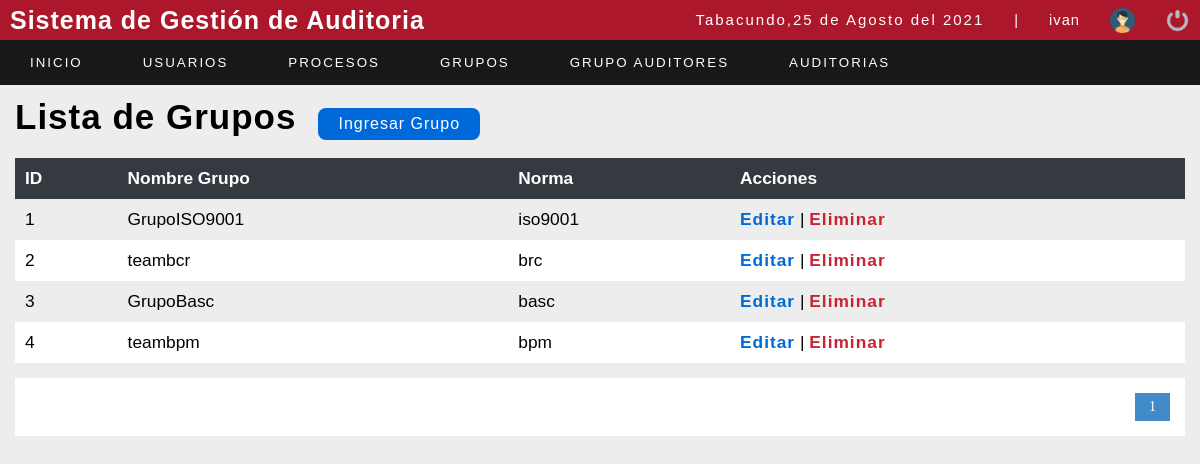
/sistema/lista_grupo_auditor.php (signed in), run on an earlier commit of the app's database.
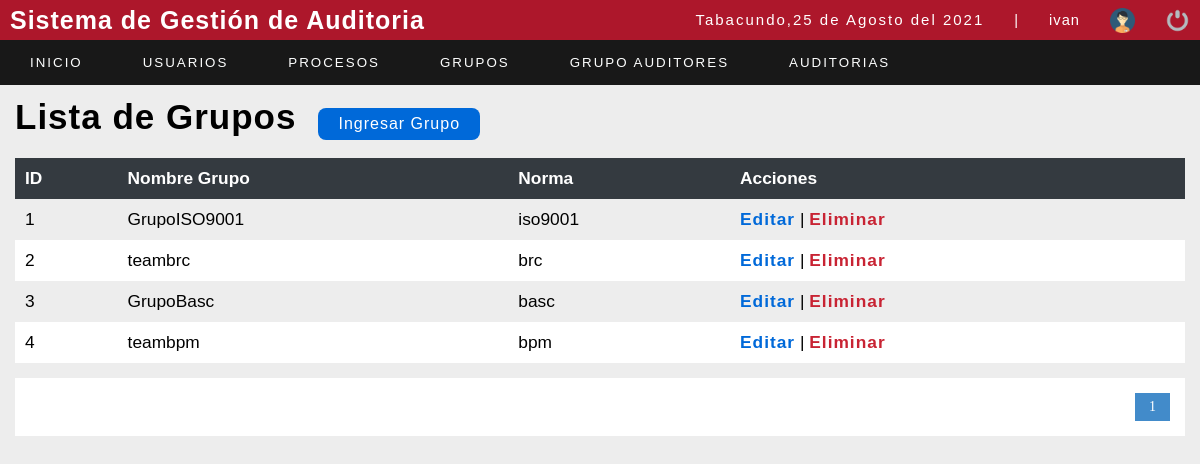
And on a later commit of the database.
### tables this page shows
CREATE TABLE `grupoauditor` (
  `idgrupo` int(11) NOT NULL,
  `nombregrupo` varchar(50) NOT NULL,
  `idnorma` int(11) NOT NULL
);

CREATE TABLE `norma` (
  `idnorma` int(11) NOT NULL,
  `nombrenorma` varchar(50) NOT NULL
);

### sistema/lista_grupo_auditor.php (the view, shortened to what this page needs)
<?php
	include "../conexion.php";
 ?>
<!DOCTYPE html>
<html lang="en">
<head>
	<?php include "includes/scripts.php";?>
</head>
<body>
<?php include "includes/header.php";?>
	<section id="container">
    <h1>Lista de Grupos </h1>
 <a href="registro_grupo_auditor.php" class="btn_new">Ingresar Grupo</a>
<table>
<tr>
    <th>ID</th>
    <th>Nombre Grupo</th>
	<th>Norma</th>
	<th>Acciones</th>
</tr>
 <?php
$sql_registe = mysqli_query($conection,"SELECT COUNT(*) as total_registro FROM grupoauditor");
$result_register = mysqli_fetch_array($sql_registe);
$total_registro = $result_register['total_registro'];
$por_pagina = 10;
if(empty($_GET['pagina']))
{
    $pagina = 1;
}else{
    $pagina = $_GET['pagina'];
}
$desde = ($pagina-1) * $por_pagina;
$total_paginas = ceil($total_registro / $por_pagina);
 $query = mysqli_query($conection, "SELECT g.idgrupo, g.nombregrupo,n.nombrenorma from norma n , grupoauditor g where g.idnorma=n.idnorma ORDER BY idgrupo ASC LIMIT $desde,$por_pagina");
$result=mysqli_num_rows($query);
 if($result>0){
    while($data=mysqli_fetch_array($query)){
      ?>
<tr>
    <td><?php echo $data[0];?></td>
    <td><?php echo $data[1] ;?></td>
    <td><?php echo $data[2];?></td>
    <td>
        <a class="link_edit" href="editar_grupo_auditor.php?id=<?php echo $data["idgrupo"]; ?>">Editar</a>
		<?php if ($_SESSION['rol']==1){?>
		|
		<a class="link_delete" href="eliminar_grupo_auditor.php?id=<?php echo $data["idgrupo"]; ?>">Eliminar</a>
	   <?php }?>
    </td>
</tr>
       <?php
    }
  }
 ?>
</table>
<div class="paginador">
			<ul>
			<?php
				for ($i=1; $i <= $total_paginas; $i++) {
					if($i == $pagina)
					{
						echo '<li class="pageSelected">'.$i.'</li>';
					}else{
						echo '<li><a href="?pagina='.$i.'">'.$i.'</a></li>';
					}
				}
			 ?>
			</ul>
		</div>
	</section>
</body>
</html>

What changed in the data, as far as the page shows it:
changed grupoauditor "brc": nombregrupo "teambcr" → "teambrc"
